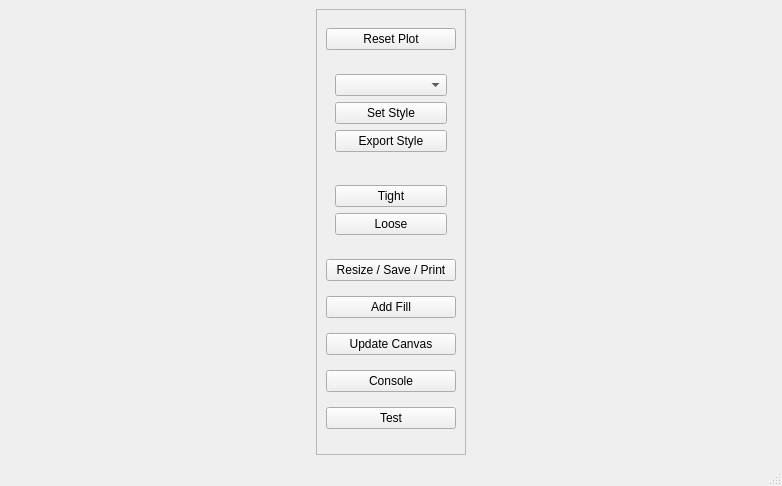
<?xml version="1.0" encoding="UTF-8"?>
<ui version="4.0">
 <class>MainWindow</class>
 <widget class="QMainWindow" name="MainWindow">
  <property name="geometry">
   <rect>
    <x>0</x>
    <y>0</y>
    <width>782</width>
    <height>486</height>
   </rect>
  </property>
  <property name="sizePolicy">
   <sizepolicy hsizetype="Preferred" vsizetype="Maximum">
    <horstretch>0</horstretch>
    <verstretch>0</verstretch>
   </sizepolicy>
  </property>
  <property name="windowTitle">
   <string>MainWindow</string>
  </property>
  <widget class="QWidget" name="centralwidget">
   <layout class="QHBoxLayout" name="horizontalLayout">
    <item>
     <layout class="QVBoxLayout" name="layout_plot"/>
    </item>
    <item>
     <widget class="QFrame" name="frame_right">
      <property name="minimumSize">
       <size>
        <width>150</width>
        <height>0</height>
       </size>
      </property>
      <property name="maximumSize">
       <size>
        <width>150</width>
        <height>16777215</height>
       </size>
      </property>
      <property name="frameShape">
       <enum>QFrame::StyledPanel</enum>
      </property>
      <property name="frameShadow">
       <enum>QFrame::Raised</enum>
      </property>
      <layout class="QVBoxLayout" name="verticalLayout">
       <item>
        <widget class="QPushButton" name="btn_resetPlot">
         <property name="text">
          <string>Reset Plot</string>
         </property>
        </widget>
       </item>
       <item>
        <widget class="QFrame" name="frame">
         <property name="sizePolicy">
          <sizepolicy hsizetype="Preferred" vsizetype="Maximum">
           <horstretch>0</horstretch>
           <verstretch>0</verstretch>
          </sizepolicy>
         </property>
         <layout class="QVBoxLayout" name="verticalLayout_2">
          <item>
           <widget class="QComboBox" name="combo_style"/>
          </item>
          <item>
           <widget class="QPushButton" name="btn_setStyle">
            <property name="text">
             <string>Set Style</string>
            </property>
           </widget>
          </item>
          <item>
           <widget class="QPushButton" name="btn_exportStyle">
            <property name="text">
             <string>Export Style</string>
            </property>
           </widget>
          </item>
         </layout>
        </widget>
       </item>
       <item>
        <widget class="QFrame" name="frame_2">
         <property name="sizePolicy">
          <sizepolicy hsizetype="Preferred" vsizetype="Maximum">
           <horstretch>0</horstretch>
           <verstretch>0</verstretch>
          </sizepolicy>
         </property>
         <layout class="QVBoxLayout" name="verticalLayout_3">
          <item>
           <widget class="QPushButton" name="btn_setTight">
            <property name="text">
             <string>Tight</string>
            </property>
           </widget>
          </item>
          <item>
           <widget class="QPushButton" name="btn_setLoose">
            <property name="text">
             <string>Loose</string>
            </property>
           </widget>
          </item>
         </layout>
        </widget>
       </item>
       <item>
        <widget class="QPushButton" name="btn_resizeSavePrint">
         <property name="text">
          <string>Resize / Save / Print</string>
         </property>
        </widget>
       </item>
       <item>
        <widget class="QPushButton" name="btn_addFillBetween">
         <property name="text">
          <string>Add Fill</string>
         </property>
        </widget>
       </item>
       <item>
        <widget class="QPushButton" name="btn_updatePlot">
         <property name="text">
          <string>Update Canvas</string>
         </property>
        </widget>
       </item>
       <item>
        <widget class="QPushButton" name="btn_showConsole">
         <property name="text">
          <string>Console</string>
         </property>
        </widget>
       </item>
       <item>
        <widget class="QPushButton" name="btn_runTest">
         <property name="text">
          <string>Test</string>
         </property>
        </widget>
       </item>
      </layout>
     </widget>
    </item>
   </layout>
  </widget>
  <widget class="QStatusBar" name="statusbar"/>
 </widget>
 <resources/>
 <connections/>
</ui>
